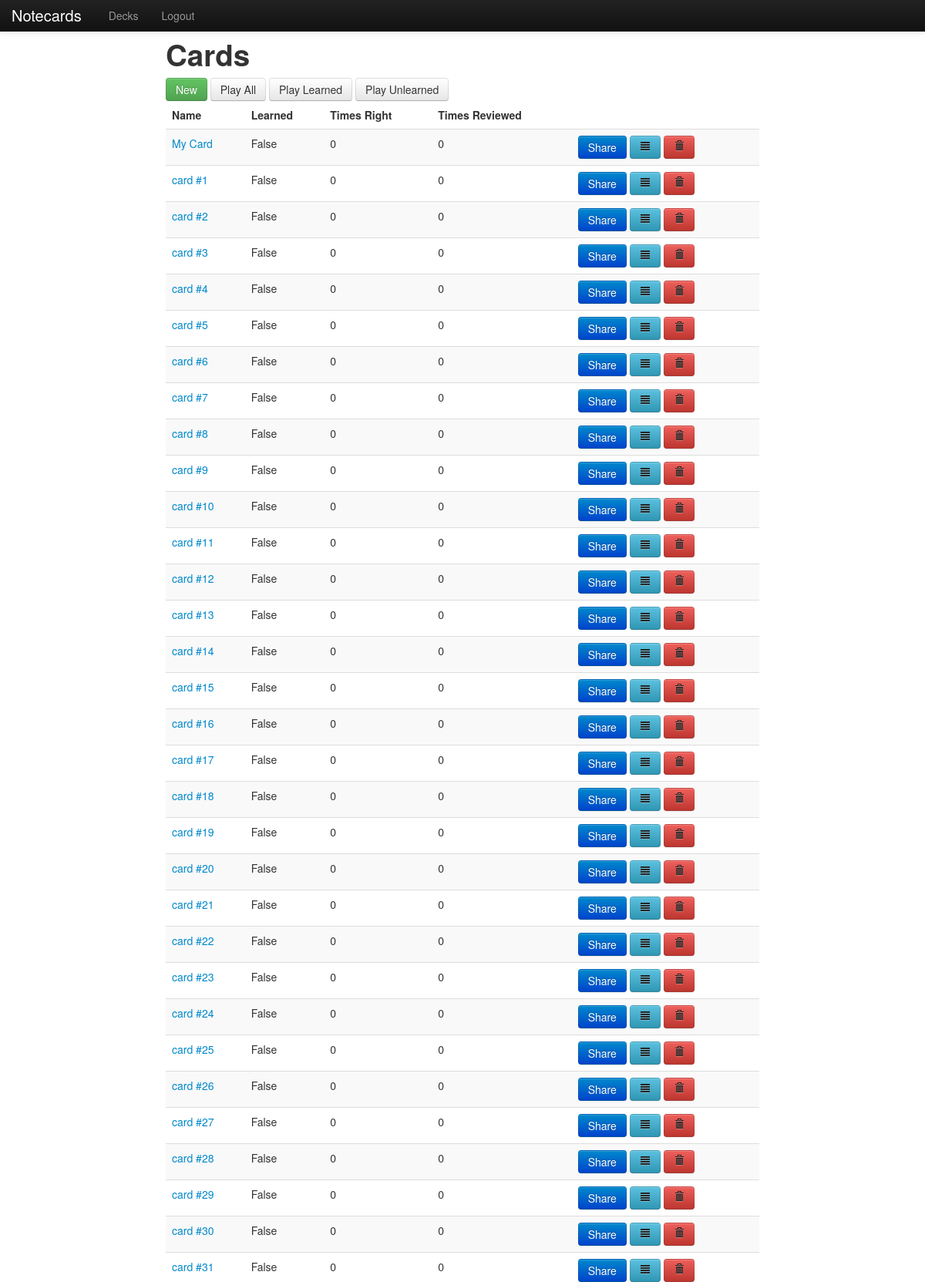
The page /decks/1/ (signed in, upper part) on the database its author committed.
### notecard/models.py (models this page shows)
class Notecard(models.Model):
    owner = models.ForeignKey(User)
    deck = models.ManyToManyField("Deck")
    front = models.TextField()
    back = models.TextField()
    name = models.CharField(max_length=100)
    learned = models.BooleanField(default=False)
    times_reviewed = models.IntegerField(default=0)
    times_right = models.IntegerField(default=0)
    def __unicode__(self):
        return self.name
    def get_absolute_url(self):
        return reverse('card_details',
                       args=[self.id, ]
                       )

### notecard/views.py (the view)
# urls.py: url(r'^decks/(?P<deck_id>\d+)/$', 'notecard.views.list_cards_in_deck', name='deck_details'),
@login_required
def list_cards_in_deck(request, deck_id):
    cards = Notecard.objects.filter(deck=deck_id)
    data = {
        'cards': cards,
        'deck_id': deck_id
    }
    return render_to_response('notecard/list_cards_in_deck.html',
                              data,
                              context_instance=RequestContext(request)
                              )

### notecard/templates/notecard/list_cards_in_deck.html (shortened to what this page needs)
{% extends 'base.html' %}
{% block content %}
<h1>Cards</h1>
    <a href="#newCard" role="button" class="btn btn-success" data-toggle="modal">New</a>
    <button class="btn">Play All</button>
    <button class="btn">Play Learned</button>
    <button class="btn">Play Unlearned</button>
<table class="table table-striped">
    <thead>
        <tr>
            <th>Name</th>
            <th>Learned</th>
            <th>Times Right</th>
            <th>Times Reviewed</th>
            <th></th>
        </tr>
    </thead>
    <tbody>
        {% for card in cards %}
        <tr>
            <td><a href="{{card.get_absolute_url}}">{{card}}</a></td>
            <td>{{card.learned}}</td>
            <td>{{card.times_reviewed}}</td>
            <td>{{card.times_right}}</td>
            <td>
                <button class="btn btn-primary" >Share</button>
                <button class="btn btn-info" ><i class="icon-align-justify"></i></button>
                <button class="btn btn-danger"><i class="icon-trash"></i></button>
            </td>
        </tr>
        {% endfor %}
    </tbody>
</table>
{% endblock %}

### notecard/templates/base.html (style rules this page uses)
body { padding-top: 40px; }

### rows shown on the page
Notecard: name "My Card", learned "False", times_reviewed "0", times_right "0"
Notecard: name "card #1", learned "False", times_reviewed "0", times_right "0"
Notecard: name "card #2", learned "False", times_reviewed "0", times_right "0"
Notecard: name "card #3", learned "False", times_reviewed "0", times_right "0"
Notecard: name "card #4", learned "False", times_reviewed "0", times_right "0"
Notecard: name "card #5", learned "False", times_reviewed "0", times_right "0"
Notecard: name "card #6", learned "False", times_reviewed "0", times_right "0"
Notecard: name "card #7", learned "False", times_reviewed "0", times_right "0"
Notecard: name "card #8", learned "False", times_reviewed "0", times_right "0"
Notecard: name "card #9", learned "False", times_reviewed "0", times_right "0"
Notecard: name "card #10", learned "False", times_reviewed "0", times_right "0"
Notecard: name "card #11", learned "False", times_reviewed "0", times_right "0"
Notecard: name "card #12", learned "False", times_reviewed "0", times_right "0"
Notecard: name "card #13", learned "False", times_reviewed "0", times_right "0"
Notecard: name "card #14", learned "False", times_reviewed "0", times_right "0"
Notecard: name "card #15", learned "False", times_reviewed "0", times_right "0"
Notecard: name "card #16", learned "False", times_reviewed "0", times_right "0"
Notecard: name "card #17", learned "False", times_reviewed "0", times_right "0"
Notecard: name "card #18", learned "False", times_reviewed "0", times_right "0"
Notecard: name "card #19", learned "False", times_reviewed "0", times_right "0"
Notecard: name "card #20", learned "False", times_reviewed "0", times_right "0"
Notecard: name "card #21", learned "False", times_reviewed "0", times_right "0"
Notecard: name "card #22", learned "False", times_reviewed "0", times_right "0"
Notecard: name "card #23", learned "False", times_reviewed "0", times_right "0"
Notecard: name "card #24", learned "False", times_reviewed "0", times_right "0"
Notecard: name "card #25", learned "False", times_reviewed "0", times_right "0"
Notecard: name "card #26", learned "False", times_reviewed "0", times_right "0"
Notecard: name "card #27", learned "False", times_reviewed "0", times_right "0"
Notecard: name "card #28", learned "False", times_reviewed "0", times_right "0"
Notecard: name "card #29", learned "False", times_reviewed "0", times_right "0"
Notecard: name "card #30", learned "False", times_reviewed "0", times_right "0"
Notecard: name "card #31", learned "False", times_reviewed "0", times_right "0"
